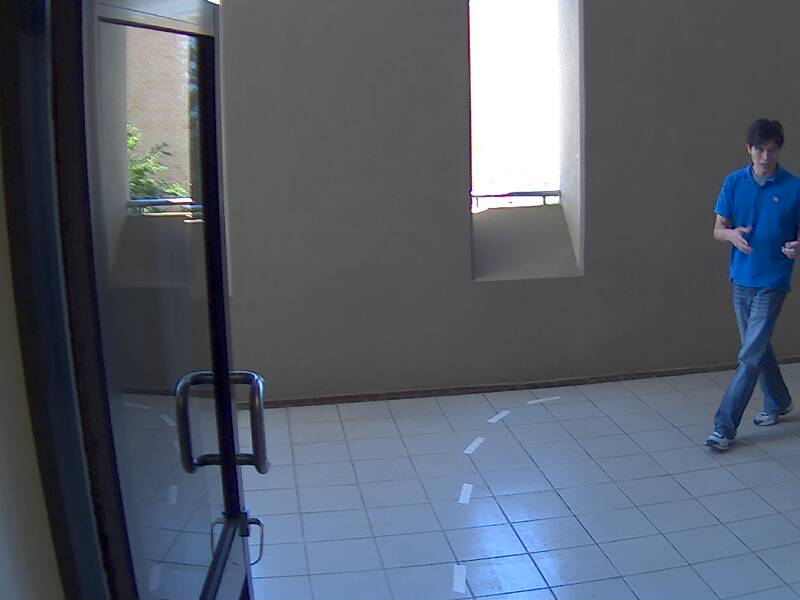
%> input picture Misc/playground_patrick/00000160.jpg, 800 x 600 px
$ octave consecImgaeDiff.m   (GNU Octave 9; MATLAB toolbox functions it lacks are replaced by stand-ins)
%> lines starting %> are read from the running program, lines starting %| are printed output that depends on the picture; in (x1, y1, x2, y2) boxes, pixels count from 0 and x2, y2 are one past the last pixel; in counts of white or black regions, pixels touching at a corner belong together; the program's own positions count from 1
### Misc/playground_patrick/render.m
function [result] = render(frame,mask, bg, mode)
%RENDER Replaces, depending on mode, the background or foreground (or both) of variable frame
%with sth. different (also specified by mode)
% frame: [0,1], 3-channel, 600x800 image
% mask: logical, 600x800, 0: background, 1: foreground
% bg: NXMx3, [0,1], image to be used as background if mode is 'substitute'
%   if mode is 'video', bg should be a NxMx3xF- Array, where F is the number
%   of frames, bg can then be both [0,255] or [0,1], but the latter is
%   preferred
% mode: Details what is replaced by what, can take 5 different values:
% - 'foreground' - Set background black
% - 'background' - Set foreground black
% - 'overlay' - Set background and foreground to different colors
% - 'substitute' - Use rgb-image passed in bg as background
% - 'video' - replace background with a video (passed as bg), first frame
%   of video will be used in result, the entire video is directly saved as
%   bg_replaced_yyyy_MM_dd_hh_mm_ss_uuu.avi in current working folder where uuu: Milliseconds, ss:
%   Second, mm: Minute, hh: hour, dd: day, MM: Month, yyyy: Year
% result: The resulting image, 600x800x3, [0,1]

%% Convert frame to double, [0,1] if not already double
if((~isfloat(frame)) || (max(max(max(frame))) > 1))
    frame = double(frame)./255.0;
end

%% Convert bg to double, [0,1] if not already double
if ((~isfloat(bg)) || (max(max(max(bg))) > 1))
    bg = double(bg)./255.0;
end

%% Alter image
result = zeros(size(frame));
switch mode
	case 'foreground' % Set background black
        for i = 1:3 % For some reason it does not seem to work without loop (with 600x800x3-Mask, R2017b)
            result(:, :, i) = frame(:, :, i) .* mask;
        end

	case 'background' % Set foreground black
        for i = 1:3 % For some reason it does not seem to work without loop (with 600x800x3-Mask, R2017b)
            result(:, :, i) = frame(:, :, i) .* ~mask;
        end

	case 'overlay' % Set background and foreground to different colors
        % background: black, foreground: white
        for i = 1:3 % For some reason it does not seem to work without loop (with 600x800x3-Mask, R2017b)
            result(:, :, i) = frame(:, :, i) & ~mask;
        end

	case 'substitute' % Use rgb-image passed in bg as background
        % Resize bg
        bg = imresize(bg,[600 800]);
        % Sometimes, resized image can have values slightly larger than
        % 1(i.e. 1.01) or slightly smaller than 0
        % These values are then just clipped, a normalization and/or mean shift seems overkill
        % and might also not be desirable (larger values probably just easily detectable numerical errors)
        bg(bg>1.0) = 1.0;
        bg(bg<0.0) = 0.0;

        % Apply bg
        for i = 1:3 % For some reason it does not seem to work without loop (with 600x800x3-Mask, R2017b)
            result(:, :, i) = frame(:, :, i) .* mask + ~mask.*bg(:, :, i);
        end
	case 'video'
        % TODO - Bonus
        % get number of frames
        numFrames = size(bg, 4);

        % Create name - TODO
        c = clock;
        name = 'bg_replaced_' + string(c(1)) + '_' + string(c(2)) + '_' + string(c(3)) + '_' + string(c(4)) + '_' + string(c(5)) + '_' +  string(floor(c(6))) + '_' + string(round((c(6)-floor(c(6)))*1000));
        name = squeeze(name);
        % Create frames and save them
        v = VideoWriter(name + '.avi');
        open(v);

        result = render(frame, mask, squeeze(bg(:, :, :, 1)), 'substitute');
        writeVideo(v,result);

        for i = 2:numFrames
            videoFrame = render(frame, mask, squeeze(bg(:, :, :, i)), 'substitute'); % getframe(gcf);
            writeVideo(v,videoFrame);
        end
        close(v);

    otherwise
        % Notify user of unknown mode
        warning('Unknown mode, thus result is unaltered image')
        result = frame;
    end

end

### Misc/playground_patrick/consecImgaeDiff.m
clear;
close all;
clc;

image_num = 2;

%% Load Image
switch image_num
    case 1
        i1 = imread('00000215.jpg');
        i2 = imread('00000216.jpg');
    case 2
        i1 = imread('00000160.jpg');
%> i1 is the input picture: size 600x800x3 uint8; mean R, G, B 86.8, 94.5, 107.2
        i2 = imread('00000161.jpg');
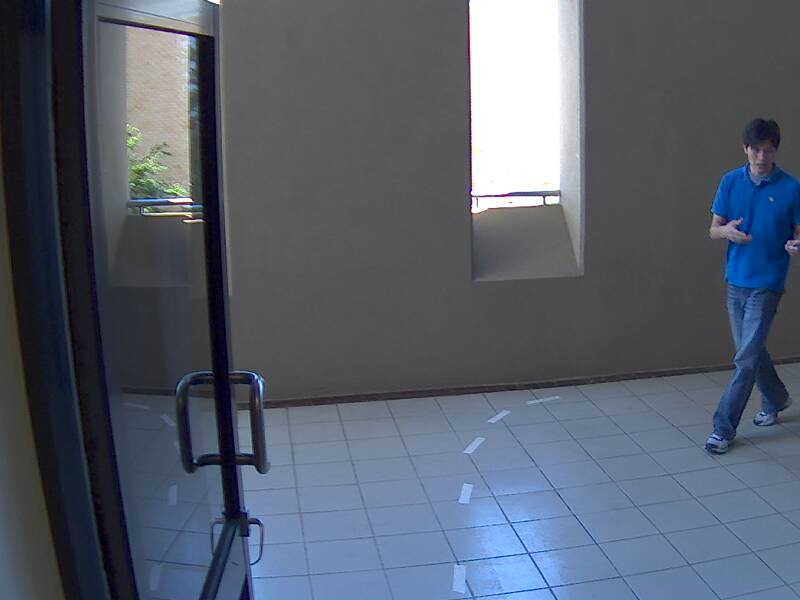
%> input picture Misc/playground_patrick/00000161.jpg, 800 x 600 px
%> i2 is the input picture: size 600x800x3 uint8; mean R, G, B 86.6, 94.4, 107
    case 3
        i1 = imread('00000377.jpg');
        i2 = imread('00000378.jpg');
    case 4
        i1 = imread('00000784.jpg');
        i2 = imread('00000785.jpg');
    case 5
        i1 = imread('00000955.jpg');
        i2 = imread('00000956.jpg');
    case 6
        i1 = imread('00000197.jpg');
        i2 = imread('00000198.jpg');
    case 7
        i1 = imread('00000197.jpg');
        i2 = imread('00000198.jpg');
    case 8
        i1 = imread('00000511.jpg');
        i2 = imread('00000512.jpg');

end

%% Build differences
d = i1-i2;

d1 = d(:,:,1);
d2 = d(:,:,2);
d3 = d(:,:,3);

%% Apply Lowpass
n = 51;
boxKernel = 1/(n*n)*ones(n);
d1 = conv2(d1, boxKernel, 'same');
%> d1: size 600x800 double
d2 = conv2(d2, boxKernel, 'same');
%> d2: size 600x800 double
d3 = conv2(d3, boxKernel, 'same');
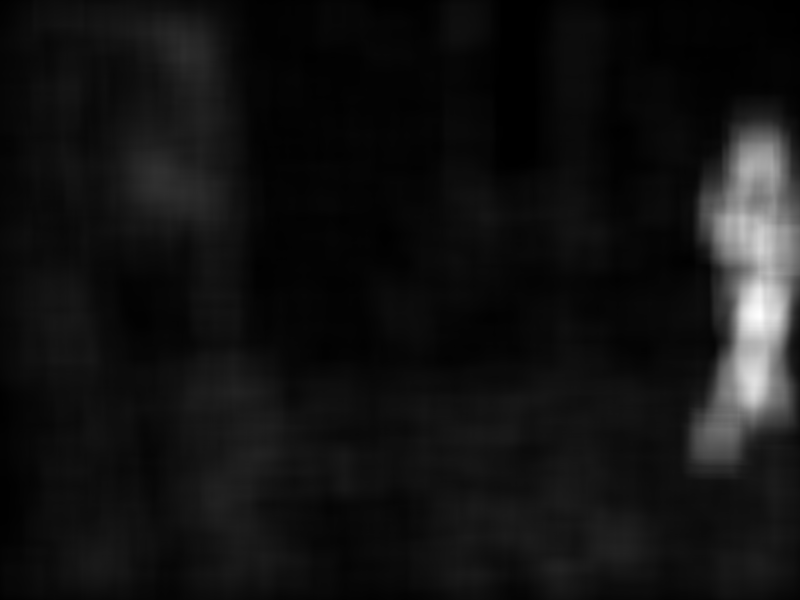
%> d3: size 600x800 double; min 0, max 14, mean 1.05; drawn with min black and max white

%% Create Preliminary overestimating mask
th = 3;
mask = d1>th | d2>th | d3>th;
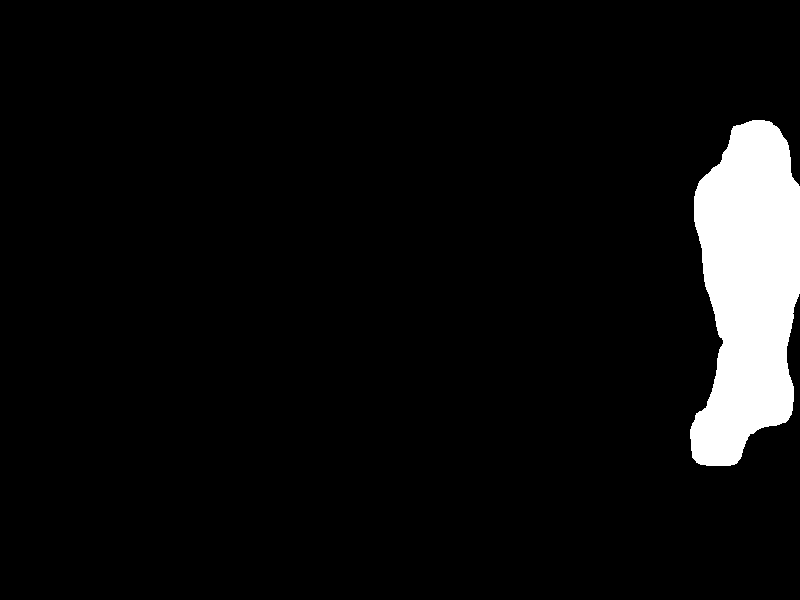
%> mask: size 600x800 logical; 5.8% white; 1 white region, box (x1, y1, x2, y2) and area: (690, 120, 800, 466) 27820

%% Detect Corners within the mask
i = double(rgb2gray(i2))./255.0;
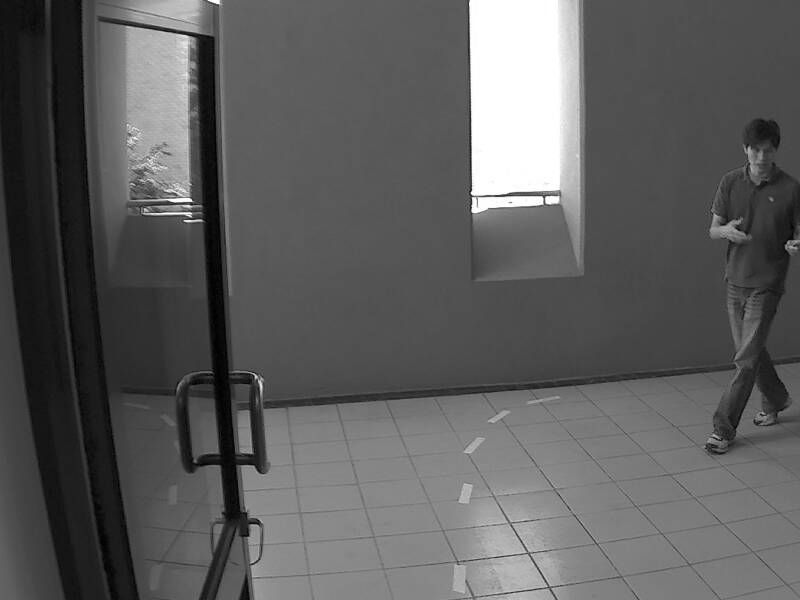
%> i: size 600x800 double; min 0.00392, max 1, mean 0.367
edges = edge(i ,'Canny').* mask;
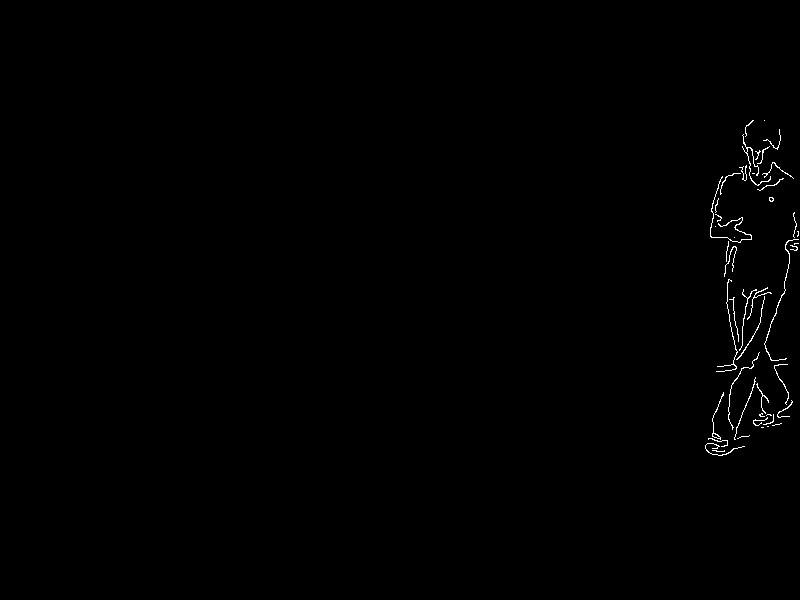
%> edges: size 600x800 double; values 0 (black) and 1 (white), 0.43% white in thin lines or dots, all inside (x1, y1, x2, y2) = (705, 120, 799, 456)

%% Show results
[result] = render(i2,mask, 0, 'foreground');
%> after the loop in render, `for i = 1:3`:
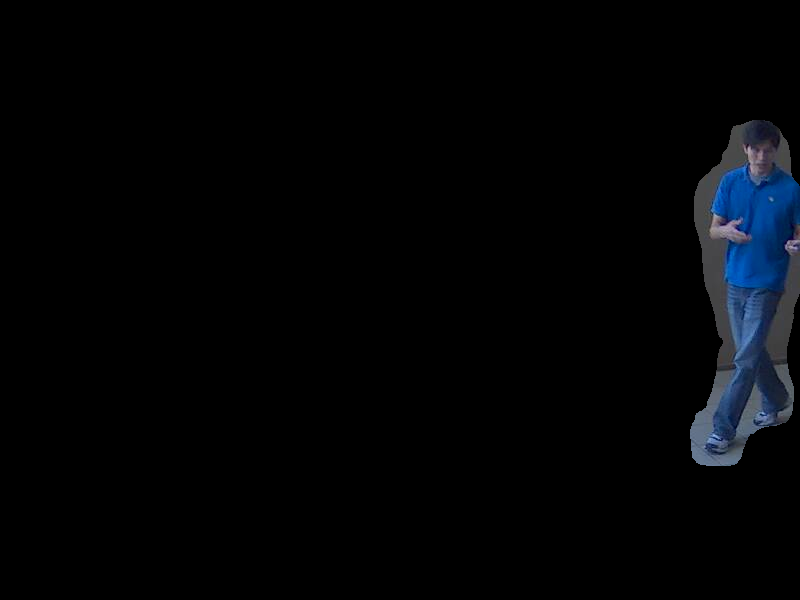
%> result: size 600x800x3 double; mean R, G, B 0.0106, 0.0158, 0.0233


figure(1)
imshow(result*0.5 + edges*0.5)
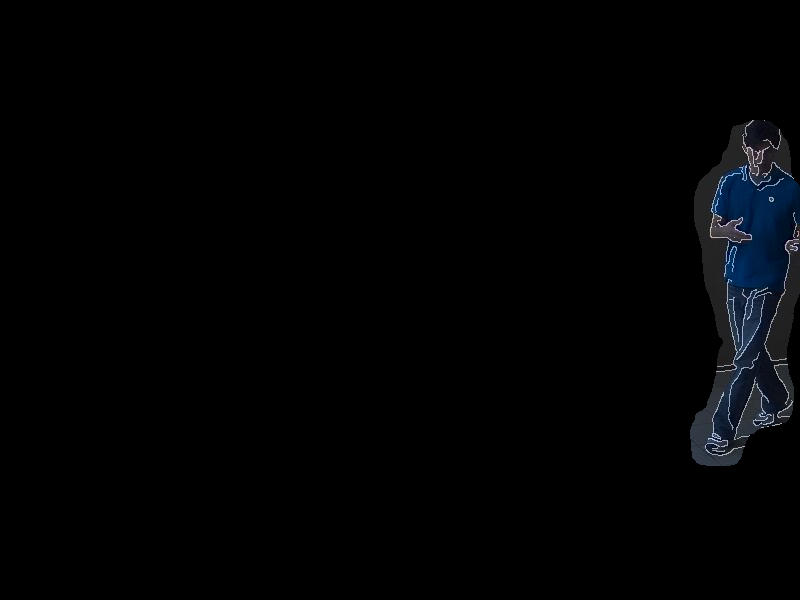
%> displayed picture: size 600x800x3, on the screen's scale of 0 to 255; mean R, G, B 1.9, 2.6, 3.5


figure(2)
subplot(1,2,1)
imshow(result*0.5 + edges*0.5)

subplot(1,2,2)
imshow(i2)
